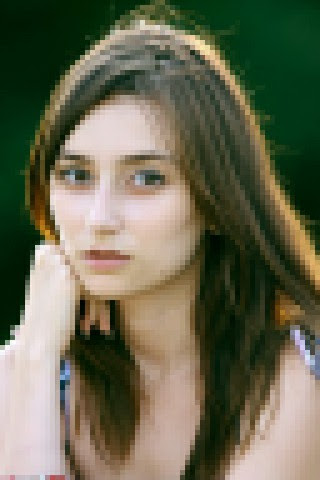
#> input picture Dat 5 assesment/image 4.jpg, 320 x 480 px
$ python blur.py
#> lines starting #> are read from the running program, lines starting #| are printed output that depends on the picture
import cv2
import numpy as np
import matplotlib.pyplot as pit

img =cv2.imread("image 4.jpg")
#> img is the input picture: shape (480, 320, 3); mean B, G, R 82.6, 105.1, 104.9

blur =cv2.blur(img,(5,5))
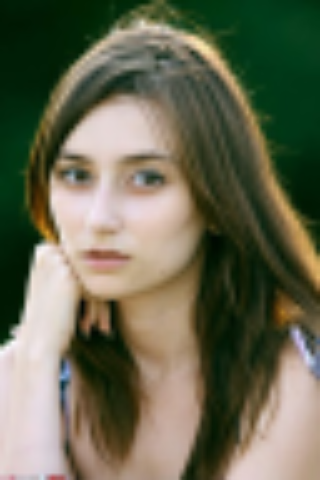
#> blur: shape (480, 320, 3); mean B, G, R 82.6, 105.1, 104.9
gaussian=cv2.GaussianBlur(img,(5,5),0)
median=cv2.medianBlur(img,5)

titles=["original","Blur","Gaussian","Median"]
images=[img,blur,gaussian,median]
for i in range(4):
    pit.subplot(2,2,i+1),pit.imshow(images[i]),pit.title(titles[i])
    pit.axis("off")
pit.show()
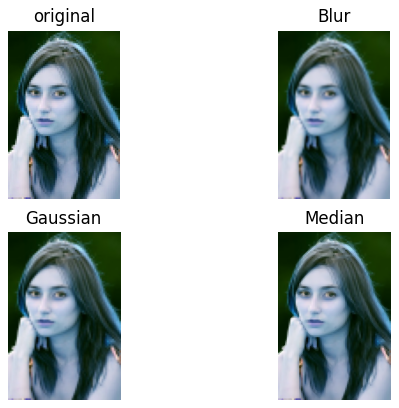
#> figure drawn by matplotlib, 4 panels; B, G, R data is drawn as R, G, B

$ run again, with Dat 5 assesment/image 3.jpg copied over Dat 5 assesment/image 4.jpg
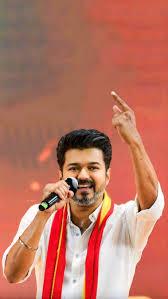
#> input picture Dat 5 assesment/image 3.jpg, 168 x 299 px
#> img is the input picture: shape (299, 168, 3); mean B, G, R 98.5, 116.2, 186.7
#> `median=cv2.medianBlur(img,5)`:
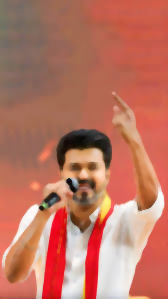
#> median: shape (299, 168, 3); mean B, G, R 98.3, 115.9, 187.3
#> `pit.show()`:
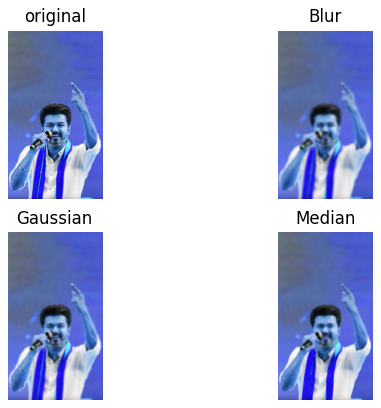
#> figure drawn by matplotlib, 4 panels; B, G, R data is drawn as R, G, B
